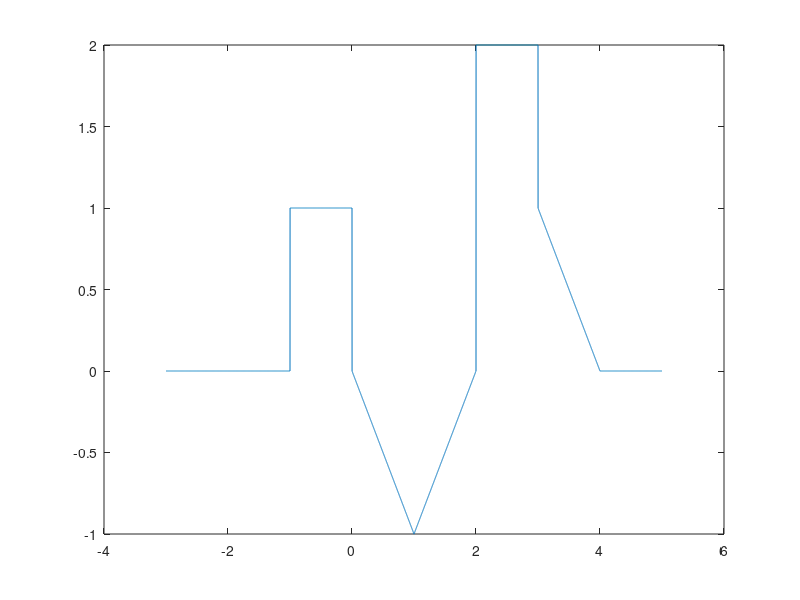

This chart was generated by the following MATLAB code:
x = -3:0.001:5;
for i = 1:length(x)
        if (x(i) <= -3) || (x(i) >= (4))
            y(i) = 0;
        elseif x(i) >= (-3) && x(i) <= (-1)
            y(i) = 0;
        elseif x(i) >= (-1) && x(i) <= (0)
            y(i) = 1;
        elseif x(i) >= (0) && x(i) <= (1)
            y(i) = (-x(i));
        elseif x(i) >= (1) && x(i) <= (2)
            y(i) = (x(i)-2);
        elseif x(i) >= (2) && x(i) <= (3)
            y(i) = 2;
        elseif x(i) >= (3) && x(i) <= (4)
            y(i) = -x(i)+4;
        end;
    end;
    plot(x, y);
